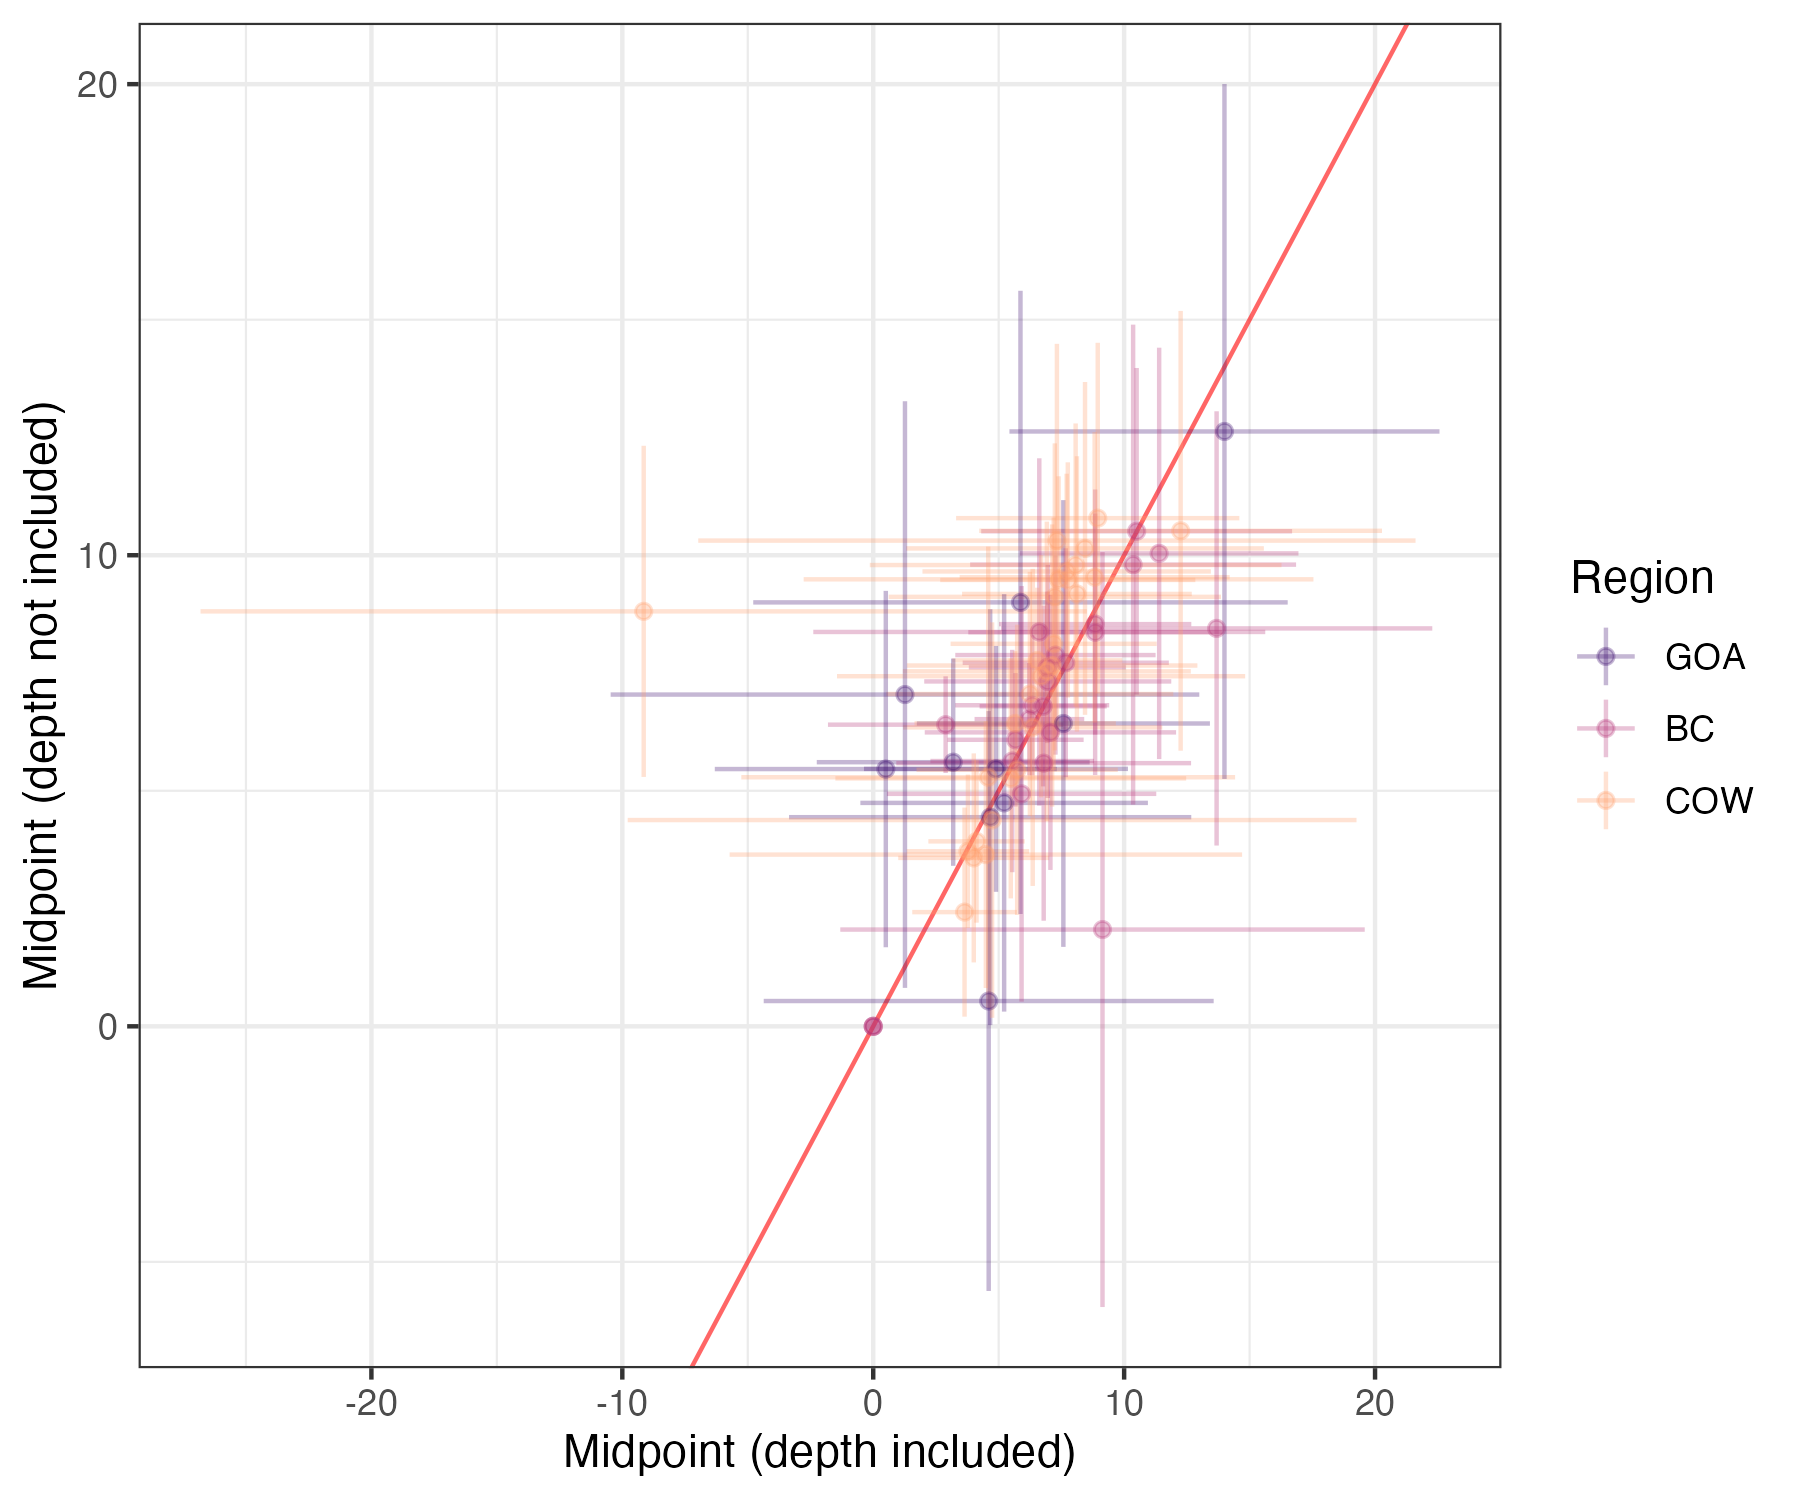

Generate this figure with R:
library(ggplot2)

df_goa = read.csv(file=here(paste0("output/","goa","_output.csv")), 
                  stringsAsFactors = FALSE)
df_bc = read.csv(file=here(paste0("output/","bc","_output.csv")), 
                 stringsAsFactors = FALSE)
df_wc = read.csv(file=here(paste0("output/","wc","_output.csv")), 
                 stringsAsFactors = FALSE)
df_goa$region = "GOA"
df_bc$region = "BC"
df_wc$region = "COW"

# drop shrimp from GOA
# df_goa = dplyr::filter(df_goa, species %in% c("Alaskan pink shrimp",
#                                              "sidestripe shrimp",
#                                              "eulachon",
#                                              "shrimp unid.",
#                                              "sablefish",
#                                              "shortspine thornyhead",
#                                              "magistrate armhook squid") == FALSE)

df = rbind(df_goa, df_bc, df_wc) # bind together
df$mid = 0.5*(df$hi + df$lo) # add midpoint

df_depth = dplyr::filter(df, depth_effect==TRUE) %>% 
  dplyr::select(species, lo, mid, hi, region) %>%
  dplyr::rename(depth_lo = lo, depth_mid = mid, depth_hi = hi)
df_nodepth = dplyr::filter(df, depth_effect==FALSE) %>% 
  dplyr::select(species, lo, mid, hi, region)
df = dplyr::left_join(df_depth,df_nodepth)

df = dplyr::rename(df, Region = region)

df$Region <- factor(df$Region, levels = c("GOA","BC","COW"))
g1 = ggplot(df, aes(depth_mid, mid,col=Region)) + 
  geom_abline(aes(intercept=0,slope=1),col="red",alpha=0.6) + 
  geom_linerange(aes(xmin = depth_lo, xmax = depth_hi), alpha=0.3) +
  geom_linerange(aes(ymin = lo, ymax = hi), alpha = 0.3) +
  geom_point(alpha=0.3) + 
  xlab("Midpoint (depth included)") + 
  ylab("Midpoint (depth not included)") + 
  scale_fill_viridis_d(begin = 0.2, end=0.8, option="magma") + 
  scale_color_viridis_d(begin = 0.2, end=0.8, option="magma") + 
  theme_bw()

ggsave(plot = g1, filename="plots/Figure_S1.png", width = 6, height = 5)
